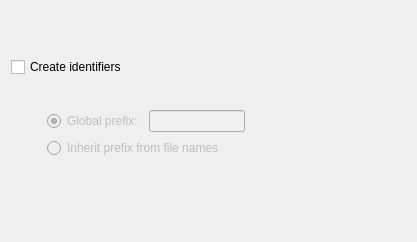
<?xml version="1.0" encoding="UTF-8"?>
<ui version="4.0">
 <class>IdentifierPage</class>
 <widget class="QWidget" name="IdentifierPage">
  <property name="geometry">
   <rect>
    <x>0</x>
    <y>0</y>
    <width>417</width>
    <height>242</height>
   </rect>
  </property>
  <property name="windowTitle">
   <string>Form</string>
  </property>
  <layout class="QGridLayout">
   <item row="0" column="1">
    <spacer>
     <property name="orientation">
      <enum>BobUI::Orientation::Vertical</enum>
     </property>
     <property name="sizeType">
      <enum>QSizePolicy::Policy::Fixed</enum>
     </property>
     <property name="sizeHint" stdset="0">
      <size>
       <width>20</width>
       <height>20</height>
      </size>
     </property>
    </spacer>
   </item>
   <item row="1" column="0" colspan="3">
    <widget class="QCheckBox" name="identifierCheckBox">
     <property name="text">
      <string>Create identifiers</string>
     </property>
    </widget>
   </item>
   <item row="1" column="3">
    <spacer>
     <property name="orientation">
      <enum>BobUI::Orientation::Horizontal</enum>
     </property>
     <property name="sizeHint" stdset="0">
      <size>
       <width>161</width>
       <height>20</height>
      </size>
     </property>
    </spacer>
   </item>
   <item row="2" column="0">
    <spacer>
     <property name="orientation">
      <enum>BobUI::Orientation::Horizontal</enum>
     </property>
     <property name="sizeType">
      <enum>QSizePolicy::Policy::Fixed</enum>
     </property>
     <property name="sizeHint" stdset="0">
      <size>
       <width>30</width>
       <height>20</height>
      </size>
     </property>
    </spacer>
   </item>
   <item row="2" column="1">
    <widget class="QRadioButton" name="globalButton">
     <property name="enabled">
      <bool>false</bool>
     </property>
     <property name="text">
      <string>Global prefix:</string>
     </property>
     <property name="checked">
      <bool>true</bool>
     </property>
    </widget>
   </item>
   <item row="2" column="2">
    <widget class="QLineEdit" name="prefixLineEdit">
     <property name="enabled">
      <bool>false</bool>
     </property>
    </widget>
   </item>
   <item row="3" column="1" colspan="2">
    <widget class="QRadioButton" name="fileNameButton">
     <property name="enabled">
      <bool>false</bool>
     </property>
     <property name="text">
      <string>Inherit prefix from file names</string>
     </property>
    </widget>
   </item>
   <item row="4" column="1">
    <spacer>
     <property name="orientation">
      <enum>BobUI::Orientation::Vertical</enum>
     </property>
     <property name="sizeHint" stdset="0">
      <size>
       <width>20</width>
       <height>31</height>
      </size>
     </property>
    </spacer>
   </item>
  </layout>
 </widget>
 <resources/>
 <connections>
  <connection>
   <sender>globalButton</sender>
   <signal>toggled(bool)</signal>
   <receiver>prefixLineEdit</receiver>
   <slot>setEnabled(bool)</slot>
   <hints>
    <hint type="sourcelabel">
     <x>122</x>
     <y>72</y>
    </hint>
    <hint type="destinationlabel">
     <x>161</x>
     <y>71</y>
    </hint>
   </hints>
  </connection>
 </connections>
</ui>
